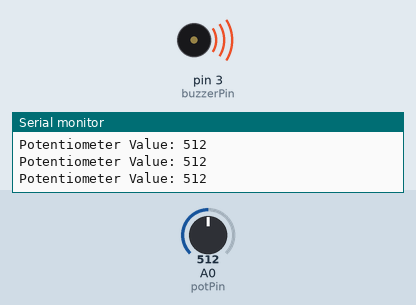
This sketch was run on a simulated Arduino Uno, built with avr-gcc and run on an emulated ATmega328P. Shown: buzzer (waves = sounding, pin HIGH), the last lines printed to the serial monitor. The inputs (shaded band) are chosen by the test bench; at power-on: A0 (potPin) = 512.

Above: at 1.3 s.
1.4 s: A0 (potPin) set to 487
At 2.7 s:
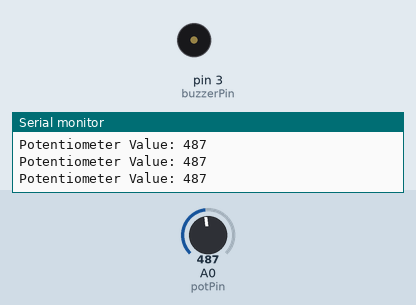
3.0 s: A0 (potPin) set to 510
At 3.8 s:
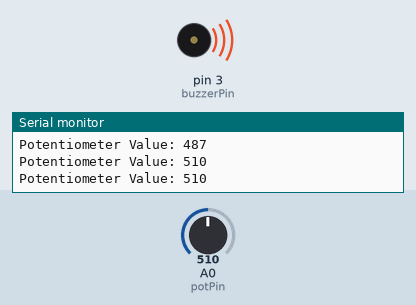
4.5 s: A0 (potPin) set to 490
At 5.0 s:
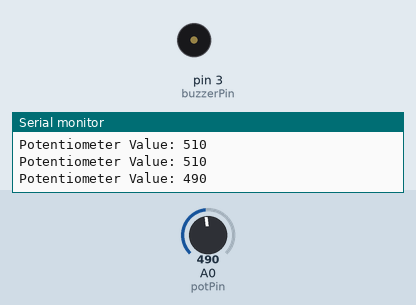
Timing chart, 0 to 7.5 s (numbered marks = the images above; inputs shaded):
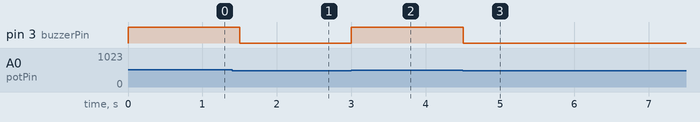

The sketch:

Flame_sensor_using_potentiometer.ino
```cpp
// Define pin numbers for potentiometer and buzzer
const int potPin = A0;  // Analog pin for potentiometer
const int buzzerPin = 3; // Digital pin for buzzer

// Define threshold for potentiometer value
const int potThreshold = 500; // Adjust based on potentiometer position

void setup() {
  // Initialize serial communication
  Serial.begin(9600);

  // Initialize buzzer pin as output
  pinMode(buzzerPin, OUTPUT);

  // Turn off the buzzer initially
  digitalWrite(buzzerPin, LOW);
}

void loop() {
  // Read the value from the potentiometer
  int potValue = analogRead(potPin);

  // Print the sensor value to the serial monitor
  Serial.print("Potentiometer Value: ");
  Serial.println(potValue);

  // Check if the potentiometer value exceeds the threshold
  if (potValue > potThreshold) {
    // Turn on the buzzer
    digitalWrite(buzzerPin, HIGH);
  } else {
    // Turn off the buzzer
    digitalWrite(buzzerPin, LOW);
  }

  // Delay for a short period
  delay(500);
}
```

Measured:
- the behaviour switches between 501 and 500 on A0 (potPin) (found by bisection; images 0 and 1)
- after the input at 1.4 s, pin 3 (buzzerPin): HIGH → LOW after 0.10 s
- after the input at 3.0 s, pin 3 (buzzerPin): LOW → HIGH at once
- after the input at 4.5 s, pin 3 (buzzerPin): HIGH → LOW at once
